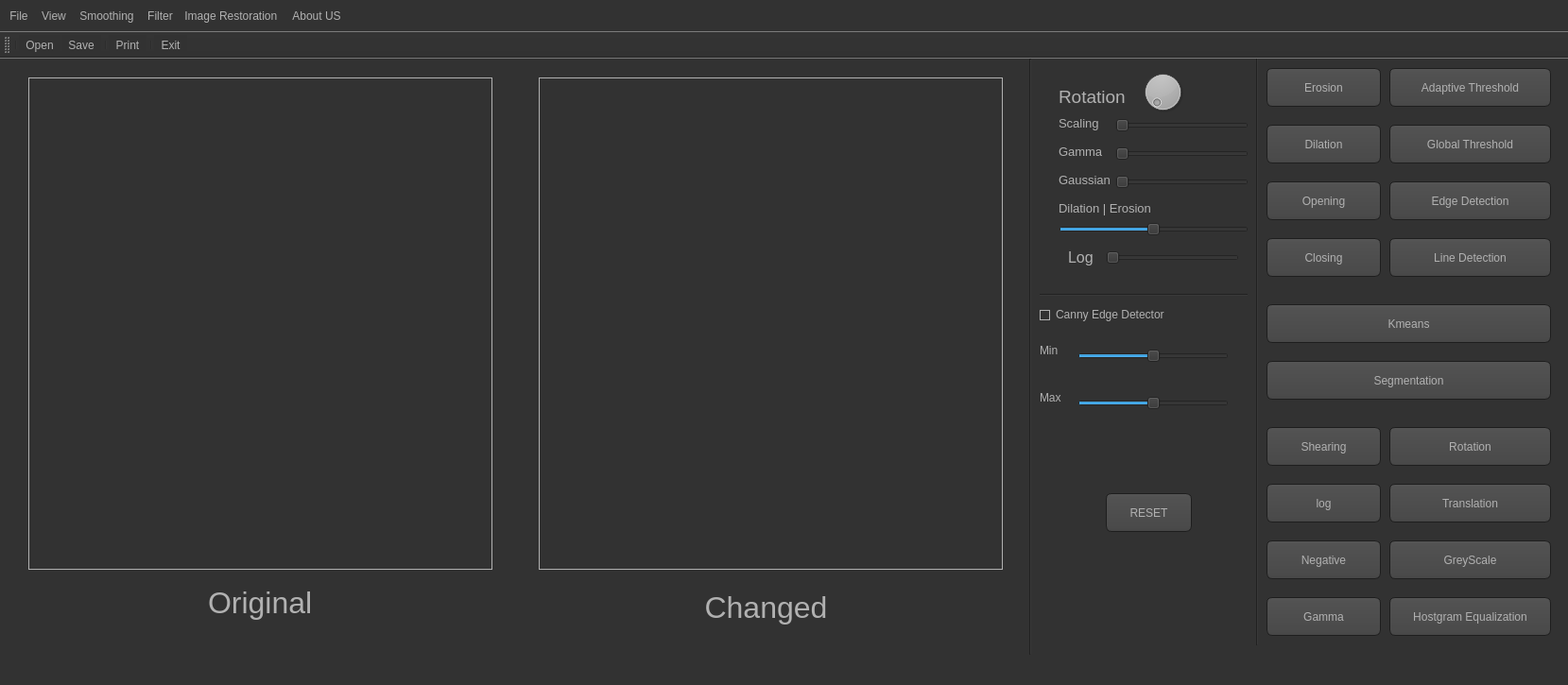
<?xml version="1.0" encoding="UTF-8"?>
<ui version="4.0">
 <class>MainWindow</class>
 <widget class="QMainWindow" name="MainWindow">
  <property name="geometry">
   <rect>
    <x>0</x>
    <y>0</y>
    <width>1659</width>
    <height>725</height>
   </rect>
  </property>
  <property name="windowTitle">
   <string>MainWindow</string>
  </property>
  <property name="styleSheet">
   <string notr="true">QToolTip
{
     border: 1px solid black;
     background-color: #ffa02f;
     padding: 1px;
     border-radius: 3px;
     opacity: 100;
}

QWidget
{
    color: #b1b1b1;
    background-color: #323232;
}

QWidget:item:hover
{
    background-color: QLinearGradient( x1: 0, y1: 0, x2: 0, y2: 1, stop: 0 #ffa02f, stop: 1 #ca0619);
    color: #000000;
}

QWidget:item:selected
{
    background-color: QLinearGradient( x1: 0, y1: 0, x2: 0, y2: 1, stop: 0 #ffa02f, stop: 1 #d7801a);
}

QMenuBar::item
{
    background: transparent;
}

QMenuBar::item:selected
{
    background: transparent;
    border: 1px solid #ffaa00;
}

QMenuBar::item:pressed
{
    background: #444;
    border: 1px solid #000;
    background-color: QLinearGradient(
        x1:0, y1:0,
        x2:0, y2:1,
        stop:1 #212121,
        stop:0.4 #343434/*,
        stop:0.2 #343434,
        stop:0.1 #ffaa00*/
    );
    margin-bottom:-1px;
    padding-bottom:1px;
}

QMenu
{
    border: 1px solid #000;
}

QMenu::item
{
    padding: 2px 20px 2px 20px;
}

QMenu::item:selected
{
    color: #000000;
}

QWidget:disabled
{
    color: #404040;
    background-color: #323232;
}

QAbstractItemView
{
    background-color: QLinearGradient( x1: 0, y1: 0, x2: 0, y2: 1, stop: 0 #4d4d4d, stop: 0.1 #646464, stop: 1 #5d5d5d);
}

QWidget:focus
{
    /*border: 2px solid QLinearGradient( x1: 0, y1: 0, x2: 0, y2: 1, stop: 0 #ffa02f, stop: 1 #d7801a);*/
}

QLineEdit
{
    background-color: QLinearGradient( x1: 0, y1: 0, x2: 0, y2: 1, stop: 0 #4d4d4d, stop: 0 #646464, stop: 1 #5d5d5d);
    padding: 1px;
    border-style: solid;
    border: 1px solid #1e1e1e;
    border-radius: 5;
}

QPushButton
{
    color: #b1b1b1;
    background-color: QLinearGradient( x1: 0, y1: 0, x2: 0, y2: 1, stop: 0 #565656, stop: 0.1 #525252, stop: 0.5 #4e4e4e, stop: 0.9 #4a4a4a, stop: 1 #464646);
    border-width: 1px;
    border-color: #1e1e1e;
    border-style: solid;
    border-radius: 6;
    padding: 3px;
    font-size: 12px;
    padding-left: 5px;
    padding-right: 5px;
}

QPushButton:pressed
{
    background-color: QLinearGradient( x1: 0, y1: 0, x2: 0, y2: 1, stop: 0 #2d2d2d, stop: 0.1 #2b2b2b, stop: 0.5 #292929, stop: 0.9 #282828, stop: 1 #252525);
}

QComboBox
{
    selection-background-color: #ffaa00;
    background-color: QLinearGradient( x1: 0, y1: 0, x2: 0, y2: 1, stop: 0 #565656, stop: 0.1 #525252, stop: 0.5 #4e4e4e, stop: 0.9 #4a4a4a, stop: 1 #464646);
    border-style: solid;
    border: 1px solid #1e1e1e;
    border-radius: 5;
}

QComboBox:hover,QPushButton:hover
{
    border: 2px solid QLinearGradient( x1: 0, y1: 0, x2: 0, y2: 1, stop: 0 #ffa02f, stop: 1 #d7801a);
}


QComboBox:on
{
    padding-top: 3px;
    padding-left: 4px;
    background-color: QLinearGradient( x1: 0, y1: 0, x2: 0, y2: 1, stop: 0 #2d2d2d, stop: 0.1 #2b2b2b, stop: 0.5 #292929, stop: 0.9 #282828, stop: 1 #252525);
    selection-background-color: #ffaa00;
}

QComboBox QAbstractItemView
{
    border: 2px solid darkgray;
    selection-background-color: QLinearGradient( x1: 0, y1: 0, x2: 0, y2: 1, stop: 0 #ffa02f, stop: 1 #d7801a);
}

QComboBox::drop-down
{
     subcontrol-origin: padding;
     subcontrol-position: top right;
     width: 15px;

     border-left-width: 0px;
     border-left-color: darkgray;
     border-left-style: solid; /* just a single line */
     border-top-right-radius: 3px; /* same radius as the QComboBox */
     border-bottom-right-radius: 3px;
 }

QComboBox::down-arrow
{
     image: url(:/down_arrow.png);
}

QGroupBox:focus
{
border: 2px solid QLinearGradient( x1: 0, y1: 0, x2: 0, y2: 1, stop: 0 #ffa02f, stop: 1 #d7801a);
}

QTextEdit:focus
{
    border: 2px solid QLinearGradient( x1: 0, y1: 0, x2: 0, y2: 1, stop: 0 #ffa02f, stop: 1 #d7801a);
}

QScrollBar:horizontal {
     border: 1px solid #222222;
     background: QLinearGradient( x1: 0, y1: 0, x2: 0, y2: 1, stop: 0.0 #121212, stop: 0.2 #282828, stop: 1 #484848);
     height: 7px;
     margin: 0px 16px 0 16px;
}

QScrollBar::handle:horizontal
{
      background: QLinearGradient( x1: 0, y1: 0, x2: 1, y2: 0, stop: 0 #ffa02f, stop: 0.5 #d7801a, stop: 1 #ffa02f);
      min-height: 20px;
      border-radius: 2px;
}

QScrollBar::add-line:horizontal {
      border: 1px solid #1b1b19;
      border-radius: 2px;
      background: QLinearGradient( x1: 0, y1: 0, x2: 1, y2: 0, stop: 0 #ffa02f, stop: 1 #d7801a);
      width: 14px;
      subcontrol-position: right;
      subcontrol-origin: margin;
}

QScrollBar::sub-line:horizontal {
      border: 1px solid #1b1b19;
      border-radius: 2px;
      background: QLinearGradient( x1: 0, y1: 0, x2: 1, y2: 0, stop: 0 #ffa02f, stop: 1 #d7801a);
      width: 14px;
     subcontrol-position: left;
     subcontrol-origin: margin;
}

QScrollBar::right-arrow:horizontal, QScrollBar::left-arrow:horizontal
{
      border: 1px solid black;
      width: 1px;
      height: 1px;
      background: white;
}

QScrollBar::add-page:horizontal, QScrollBar::sub-page:horizontal
{
      background: none;
}

QScrollBar:vertical
{
      background: QLinearGradient( x1: 0, y1: 0, x2: 1, y2: 0, stop: 0.0 #121212, stop: 0.2 #282828, stop: 1 #484848);
      width: 7px;
      margin: 16px 0 16px 0;
      border: 1px solid #222222;
}

QScrollBar::handle:vertical
{
      background: QLinearGradient( x1: 0, y1: 0, x2: 0, y2: 1, stop: 0 #ffa02f, stop: 0.5 #d7801a, stop: 1 #ffa02f);
      min-height: 20px;
      border-radius: 2px;
}

QScrollBar::add-line:vertical
{
      border: 1px solid #1b1b19;
      border-radius: 2px;
      background: QLinearGradient( x1: 0, y1: 0, x2: 0, y2: 1, stop: 0 #ffa02f, stop: 1 #d7801a);
      height: 14px;
      subcontrol-position: bottom;
      subcontrol-origin: margin;
}

QScrollBar::sub-line:vertical
{
      border: 1px solid #1b1b19;
      border-radius: 2px;
      background: QLinearGradient( x1: 0, y1: 0, x2: 0, y2: 1, stop: 0 #d7801a, stop: 1 #ffa02f);
      height: 14px;
      subcontrol-position: top;
      subcontrol-origin: margin;
}

QScrollBar::up-arrow:vertical, QScrollBar::down-arrow:vertical
{
      border: 1px solid black;
      width: 1px;
      height: 1px;
      background: white;
}


QScrollBar::add-page:vertical, QScrollBar::sub-page:vertical
{
      background: none;
}

QTextEdit
{
    background-color: #242424;
}

QPlainTextEdit
{
    background-color: #242424;
}

QHeaderView::section
{
    background-color: QLinearGradient(x1:0, y1:0, x2:0, y2:1, stop:0 #616161, stop: 0.5 #505050, stop: 0.6 #434343, stop:1 #656565);
    color: white;
    padding-left: 4px;
    border: 1px solid #6c6c6c;
}

QCheckBox:disabled
{
color: #414141;
}

QDockWidget::title
{
    text-align: center;
    spacing: 3px; /* spacing between items in the tool bar */
    background-color: QLinearGradient(x1:0, y1:0, x2:0, y2:1, stop:0 #323232, stop: 0.5 #242424, stop:1 #323232);
}

QDockWidget::close-button, QDockWidget::float-button
{
    text-align: center;
    spacing: 1px; /* spacing between items in the tool bar */
    background-color: QLinearGradient(x1:0, y1:0, x2:0, y2:1, stop:0 #323232, stop: 0.5 #242424, stop:1 #323232);
}

QDockWidget::close-button:hover, QDockWidget::float-button:hover
{
    background: #242424;
}

QDockWidget::close-button:pressed, QDockWidget::float-button:pressed
{
    padding: 1px -1px -1px 1px;
}

QMainWindow::separator
{
    background-color: QLinearGradient(x1:0, y1:0, x2:0, y2:1, stop:0 #161616, stop: 0.5 #151515, stop: 0.6 #212121, stop:1 #343434);
    color: white;
    padding-left: 4px;
    border: 1px solid #4c4c4c;
    spacing: 3px; /* spacing between items in the tool bar */
}

QMainWindow::separator:hover
{

    background-color: QLinearGradient(x1:0, y1:0, x2:0, y2:1, stop:0 #d7801a, stop:0.5 #b56c17 stop:1 #ffa02f);
    color: white;
    padding-left: 4px;
    border: 1px solid #6c6c6c;
    spacing: 3px; /* spacing between items in the tool bar */
}

QToolBar::handle
{
     spacing: 3px; /* spacing between items in the tool bar */
     background: url(:/images/handle.png);
}

QMenu::separator
{
    height: 2px;
    background-color: QLinearGradient(x1:0, y1:0, x2:0, y2:1, stop:0 #161616, stop: 0.5 #151515, stop: 0.6 #212121, stop:1 #343434);
    color: white;
    padding-left: 4px;
    margin-left: 10px;
    margin-right: 5px;
}

QProgressBar
{
    border: 2px solid grey;
    border-radius: 5px;
    text-align: center;
}

QProgressBar::chunk
{
    background-color: #d7801a;
    width: 2.15px;
    margin: 0.5px;
}

QTabBar::tab {
    color: #b1b1b1;
    border: 1px solid #444;
    border-bottom-style: none;
    background-color: #323232;
    padding-left: 10px;
    padding-right: 10px;
    padding-top: 3px;
    padding-bottom: 2px;
    margin-right: -1px;
}

QTabWidget::pane {
    border: 1px solid #444;
    top: 1px;
}

QTabBar::tab:last
{
    margin-right: 0; /* the last selected tab has nothing to overlap with on the right */
    border-top-right-radius: 3px;
}

QTabBar::tab:first:!selected
{
 margin-left: 0px; /* the last selected tab has nothing to overlap with on the right */


    border-top-left-radius: 3px;
}

QTabBar::tab:!selected
{
    color: #b1b1b1;
    border-bottom-style: solid;
    margin-top: 3px;
    background-color: QLinearGradient(x1:0, y1:0, x2:0, y2:1, stop:1 #212121, stop:.4 #343434);
}

QTabBar::tab:selected
{
    border-top-left-radius: 3px;
    border-top-right-radius: 3px;
    margin-bottom: 0px;
}

QTabBar::tab:!selected:hover
{
    /*border-top: 2px solid #ffaa00;
    padding-bottom: 3px;*/
    border-top-left-radius: 3px;
    border-top-right-radius: 3px;
    background-color: QLinearGradient(x1:0, y1:0, x2:0, y2:1, stop:1 #212121, stop:0.4 #343434, stop:0.2 #343434, stop:0.1 #ffaa00);
}

QRadioButton::indicator:checked, QRadioButton::indicator:unchecked{
    color: #b1b1b1;
    background-color: #323232;
    border: 1px solid #b1b1b1;
    border-radius: 6px;
}

QRadioButton::indicator:checked
{
    background-color: qradialgradient(
        cx: 0.5, cy: 0.5,
        fx: 0.5, fy: 0.5,
        radius: 1.0,
        stop: 0.25 #ffaa00,
        stop: 0.3 #323232
    );
}

QCheckBox::indicator{
    color: #b1b1b1;
    background-color: #323232;
    border: 1px solid #b1b1b1;
    width: 9px;
    height: 9px;
}

QRadioButton::indicator
{
    border-radius: 6px;
}

QRadioButton::indicator:hover, QCheckBox::indicator:hover
{
    border: 1px solid #ffaa00;
}

QCheckBox::indicator:checked
{
    image:url(:/images/checkbox.png);
}

QCheckBox::indicator:disabled, QRadioButton::indicator:disabled
{
    border: 1px solid #444;
}</string>
  </property>
  <widget class="QWidget" name="centralwidget">
   <widget class="QLabel" name="imgLabel">
    <property name="geometry">
     <rect>
      <x>30</x>
      <y>20</y>
      <width>491</width>
      <height>521</height>
     </rect>
    </property>
    <property name="frameShape">
     <enum>QFrame::Panel</enum>
    </property>
    <property name="frameShadow">
     <enum>QFrame::Plain</enum>
    </property>
    <property name="text">
     <string/>
    </property>
   </widget>
   <widget class="QLabel" name="imgLabel2">
    <property name="geometry">
     <rect>
      <x>570</x>
      <y>20</y>
      <width>491</width>
      <height>521</height>
     </rect>
    </property>
    <property name="frameShape">
     <enum>QFrame::Panel</enum>
    </property>
    <property name="frameShadow">
     <enum>QFrame::Plain</enum>
    </property>
    <property name="text">
     <string/>
    </property>
   </widget>
   <widget class="QDial" name="dial">
    <property name="geometry">
     <rect>
      <x>1190</x>
      <y>10</y>
      <width>81</width>
      <height>51</height>
     </rect>
    </property>
    <property name="font">
     <font>
      <pointsize>8</pointsize>
     </font>
    </property>
    <property name="maximum">
     <number>360</number>
    </property>
   </widget>
   <widget class="QLabel" name="label">
    <property name="geometry">
     <rect>
      <x>1120</x>
      <y>30</y>
      <width>71</width>
      <height>21</height>
     </rect>
    </property>
    <property name="font">
     <font>
      <pointsize>14</pointsize>
     </font>
    </property>
    <property name="text">
     <string>Rotation</string>
    </property>
   </widget>
   <widget class="QSlider" name="horizontalSlider">
    <property name="geometry">
     <rect>
      <x>1180</x>
      <y>90</y>
      <width>141</width>
      <height>22</height>
     </rect>
    </property>
    <property name="minimum">
     <number>5</number>
    </property>
    <property name="maximum">
     <number>20</number>
    </property>
    <property name="value">
     <number>5</number>
    </property>
    <property name="sliderPosition">
     <number>5</number>
    </property>
    <property name="orientation">
     <enum>Qt::Horizontal</enum>
    </property>
   </widget>
   <widget class="QLabel" name="label_2">
    <property name="geometry">
     <rect>
      <x>1120</x>
      <y>90</y>
      <width>55</width>
      <height>16</height>
     </rect>
    </property>
    <property name="font">
     <font>
      <pointsize>10</pointsize>
     </font>
    </property>
    <property name="text">
     <string>Gamma</string>
    </property>
   </widget>
   <widget class="Line" name="line_5">
    <property name="geometry">
     <rect>
      <x>1080</x>
      <y>0</y>
      <width>20</width>
      <height>631</height>
     </rect>
    </property>
    <property name="orientation">
     <enum>Qt::Vertical</enum>
    </property>
   </widget>
   <widget class="QSlider" name="size_Img">
    <property name="geometry">
     <rect>
      <x>1180</x>
      <y>60</y>
      <width>141</width>
      <height>22</height>
     </rect>
    </property>
    <property name="minimum">
     <number>1</number>
    </property>
    <property name="maximum">
     <number>10</number>
    </property>
    <property name="value">
     <number>1</number>
    </property>
    <property name="sliderPosition">
     <number>1</number>
    </property>
    <property name="orientation">
     <enum>Qt::Horizontal</enum>
    </property>
   </widget>
   <widget class="QLabel" name="label_3">
    <property name="geometry">
     <rect>
      <x>1120</x>
      <y>60</y>
      <width>55</width>
      <height>16</height>
     </rect>
    </property>
    <property name="font">
     <font>
      <pointsize>10</pointsize>
     </font>
    </property>
    <property name="text">
     <string>Scaling</string>
    </property>
   </widget>
   <widget class="QLabel" name="label_4">
    <property name="geometry">
     <rect>
      <x>1120</x>
      <y>120</y>
      <width>55</width>
      <height>16</height>
     </rect>
    </property>
    <property name="font">
     <font>
      <pointsize>10</pointsize>
     </font>
    </property>
    <property name="text">
     <string>Gaussian</string>
    </property>
   </widget>
   <widget class="QSlider" name="gaussian_QSlider">
    <property name="geometry">
     <rect>
      <x>1180</x>
      <y>120</y>
      <width>141</width>
      <height>22</height>
     </rect>
    </property>
    <property name="minimum">
     <number>0</number>
    </property>
    <property name="maximum">
     <number>4</number>
    </property>
    <property name="pageStep">
     <number>10</number>
    </property>
    <property name="value">
     <number>0</number>
    </property>
    <property name="sliderPosition">
     <number>0</number>
    </property>
    <property name="orientation">
     <enum>Qt::Horizontal</enum>
    </property>
   </widget>
   <widget class="QSlider" name="erosion">
    <property name="geometry">
     <rect>
      <x>1120</x>
      <y>170</y>
      <width>201</width>
      <height>22</height>
     </rect>
    </property>
    <property name="minimum">
     <number>-5</number>
    </property>
    <property name="maximum">
     <number>5</number>
    </property>
    <property name="value">
     <number>0</number>
    </property>
    <property name="sliderPosition">
     <number>0</number>
    </property>
    <property name="orientation">
     <enum>Qt::Horizontal</enum>
    </property>
   </widget>
   <widget class="QLabel" name="label_5">
    <property name="geometry">
     <rect>
      <x>1120</x>
      <y>150</y>
      <width>131</width>
      <height>16</height>
     </rect>
    </property>
    <property name="font">
     <font>
      <pointsize>10</pointsize>
     </font>
    </property>
    <property name="text">
     <string>Dilation | Erosion</string>
    </property>
   </widget>
   <widget class="QLabel" name="log">
    <property name="geometry">
     <rect>
      <x>1130</x>
      <y>200</y>
      <width>31</width>
      <height>21</height>
     </rect>
    </property>
    <property name="font">
     <font>
      <pointsize>12</pointsize>
     </font>
    </property>
    <property name="text">
     <string>Log</string>
    </property>
   </widget>
   <widget class="QSlider" name="Qlog">
    <property name="geometry">
     <rect>
      <x>1170</x>
      <y>200</y>
      <width>141</width>
      <height>22</height>
     </rect>
    </property>
    <property name="minimum">
     <number>2</number>
    </property>
    <property name="maximum">
     <number>4</number>
    </property>
    <property name="value">
     <number>2</number>
    </property>
    <property name="sliderPosition">
     <number>2</number>
    </property>
    <property name="orientation">
     <enum>Qt::Horizontal</enum>
    </property>
   </widget>
   <widget class="Line" name="line_4">
    <property name="geometry">
     <rect>
      <x>1100</x>
      <y>240</y>
      <width>221</width>
      <height>20</height>
     </rect>
    </property>
    <property name="orientation">
     <enum>Qt::Horizontal</enum>
    </property>
   </widget>
   <widget class="QLabel" name="label_6">
    <property name="geometry">
     <rect>
      <x>1100</x>
      <y>300</y>
      <width>31</width>
      <height>17</height>
     </rect>
    </property>
    <property name="text">
     <string>Min</string>
    </property>
   </widget>
   <widget class="QLabel" name="label_7">
    <property name="geometry">
     <rect>
      <x>1100</x>
      <y>350</y>
      <width>31</width>
      <height>17</height>
     </rect>
    </property>
    <property name="text">
     <string>Max</string>
    </property>
   </widget>
   <widget class="QCheckBox" name="canny">
    <property name="geometry">
     <rect>
      <x>1100</x>
      <y>260</y>
      <width>171</width>
      <height>22</height>
     </rect>
    </property>
    <property name="autoFillBackground">
     <bool>false</bool>
    </property>
    <property name="text">
     <string>Canny Edge Detector</string>
    </property>
    <property name="checkable">
     <bool>true</bool>
    </property>
    <property name="checked">
     <bool>false</bool>
    </property>
   </widget>
   <widget class="QSlider" name="canny_min">
    <property name="geometry">
     <rect>
      <x>1140</x>
      <y>300</y>
      <width>160</width>
      <height>29</height>
     </rect>
    </property>
    <property name="maximum">
     <number>200</number>
    </property>
    <property name="value">
     <number>100</number>
    </property>
    <property name="orientation">
     <enum>Qt::Horizontal</enum>
    </property>
   </widget>
   <widget class="QSlider" name="canny_max">
    <property name="geometry">
     <rect>
      <x>1140</x>
      <y>350</y>
      <width>160</width>
      <height>29</height>
     </rect>
    </property>
    <property name="maximum">
     <number>400</number>
    </property>
    <property name="value">
     <number>200</number>
    </property>
    <property name="orientation">
     <enum>Qt::Horizontal</enum>
    </property>
   </widget>
   <widget class="QPushButton" name="pushButton">
    <property name="geometry">
     <rect>
      <x>1170</x>
      <y>460</y>
      <width>91</width>
      <height>41</height>
     </rect>
    </property>
    <property name="focusPolicy">
     <enum>Qt::StrongFocus</enum>
    </property>
    <property name="text">
     <string>RESET</string>
    </property>
   </widget>
   <widget class="QLabel" name="label_9">
    <property name="geometry">
     <rect>
      <x>220</x>
      <y>550</y>
      <width>151</width>
      <height>51</height>
     </rect>
    </property>
    <property name="font">
     <font>
      <pointsize>24</pointsize>
     </font>
    </property>
    <property name="text">
     <string>Original</string>
    </property>
   </widget>
   <widget class="QLabel" name="lblText">
    <property name="geometry">
     <rect>
      <x>570</x>
      <y>550</y>
      <width>481</width>
      <height>61</height>
     </rect>
    </property>
    <property name="font">
     <font>
      <pointsize>24</pointsize>
     </font>
    </property>
    <property name="styleSheet">
     <string notr="true"/>
    </property>
    <property name="text">
     <string>Changed</string>
    </property>
    <property name="scaledContents">
     <bool>false</bool>
    </property>
    <property name="alignment">
     <set>Qt::AlignCenter</set>
    </property>
   </widget>
   <widget class="QPushButton" name="erosionbtn">
    <property name="geometry">
     <rect>
      <x>1340</x>
      <y>10</y>
      <width>121</width>
      <height>41</height>
     </rect>
    </property>
    <property name="text">
     <string>Erosion</string>
    </property>
   </widget>
   <widget class="QPushButton" name="dilationbtn">
    <property name="geometry">
     <rect>
      <x>1340</x>
      <y>70</y>
      <width>121</width>
      <height>41</height>
     </rect>
    </property>
    <property name="text">
     <string>Dilation</string>
    </property>
   </widget>
   <widget class="QPushButton" name="openingbtn">
    <property name="geometry">
     <rect>
      <x>1340</x>
      <y>130</y>
      <width>121</width>
      <height>41</height>
     </rect>
    </property>
    <property name="text">
     <string>Opening</string>
    </property>
   </widget>
   <widget class="QPushButton" name="closingbtn">
    <property name="geometry">
     <rect>
      <x>1340</x>
      <y>190</y>
      <width>121</width>
      <height>41</height>
     </rect>
    </property>
    <property name="text">
     <string>Closing</string>
    </property>
   </widget>
   <widget class="QPushButton" name="adaptivethresholdbtn">
    <property name="geometry">
     <rect>
      <x>1470</x>
      <y>10</y>
      <width>171</width>
      <height>41</height>
     </rect>
    </property>
    <property name="text">
     <string>Adaptive Threshold</string>
    </property>
   </widget>
   <widget class="QPushButton" name="edgdetectionbtn">
    <property name="geometry">
     <rect>
      <x>1470</x>
      <y>130</y>
      <width>171</width>
      <height>41</height>
     </rect>
    </property>
    <property name="text">
     <string>Edge Detection</string>
    </property>
   </widget>
   <widget class="QPushButton" name="globalthresholdbtn">
    <property name="geometry">
     <rect>
      <x>1470</x>
      <y>70</y>
      <width>171</width>
      <height>41</height>
     </rect>
    </property>
    <property name="text">
     <string>Global Threshold</string>
    </property>
   </widget>
   <widget class="QPushButton" name="kmeansbtn">
    <property name="geometry">
     <rect>
      <x>1340</x>
      <y>260</y>
      <width>301</width>
      <height>41</height>
     </rect>
    </property>
    <property name="text">
     <string>Kmeans</string>
    </property>
   </widget>
   <widget class="QPushButton" name="linedetectionbtn">
    <property name="geometry">
     <rect>
      <x>1470</x>
      <y>190</y>
      <width>171</width>
      <height>41</height>
     </rect>
    </property>
    <property name="text">
     <string>Line Detection</string>
    </property>
   </widget>
   <widget class="Line" name="line_6">
    <property name="geometry">
     <rect>
      <x>1320</x>
      <y>-10</y>
      <width>20</width>
      <height>631</height>
     </rect>
    </property>
    <property name="orientation">
     <enum>Qt::Vertical</enum>
    </property>
   </widget>
   <widget class="QPushButton" name="segmentationbtn">
    <property name="geometry">
     <rect>
      <x>1340</x>
      <y>320</y>
      <width>301</width>
      <height>41</height>
     </rect>
    </property>
    <property name="text">
     <string>Segmentation</string>
    </property>
   </widget>
   <widget class="QPushButton" name="hostgranequalizationbtn">
    <property name="geometry">
     <rect>
      <x>1470</x>
      <y>570</y>
      <width>171</width>
      <height>41</height>
     </rect>
    </property>
    <property name="text">
     <string>Hostgram Equalization</string>
    </property>
   </widget>
   <widget class="QPushButton" name="greyscalebtn">
    <property name="geometry">
     <rect>
      <x>1470</x>
      <y>510</y>
      <width>171</width>
      <height>41</height>
     </rect>
    </property>
    <property name="text">
     <string>GreyScale</string>
    </property>
   </widget>
   <widget class="QPushButton" name="shearingbtn">
    <property name="geometry">
     <rect>
      <x>1340</x>
      <y>390</y>
      <width>121</width>
      <height>41</height>
     </rect>
    </property>
    <property name="text">
     <string>Shearing</string>
    </property>
   </widget>
   <widget class="QPushButton" name="rotationbtn">
    <property name="geometry">
     <rect>
      <x>1470</x>
      <y>390</y>
      <width>171</width>
      <height>41</height>
     </rect>
    </property>
    <property name="text">
     <string>Rotation</string>
    </property>
   </widget>
   <widget class="QPushButton" name="translationbtn">
    <property name="geometry">
     <rect>
      <x>1470</x>
      <y>450</y>
      <width>171</width>
      <height>41</height>
     </rect>
    </property>
    <property name="text">
     <string>Translation</string>
    </property>
   </widget>
   <widget class="QPushButton" name="gammabtn">
    <property name="geometry">
     <rect>
      <x>1340</x>
      <y>570</y>
      <width>121</width>
      <height>41</height>
     </rect>
    </property>
    <property name="text">
     <string>Gamma</string>
    </property>
   </widget>
   <widget class="QPushButton" name="logbtn">
    <property name="geometry">
     <rect>
      <x>1340</x>
      <y>450</y>
      <width>121</width>
      <height>41</height>
     </rect>
    </property>
    <property name="text">
     <string>log</string>
    </property>
   </widget>
   <widget class="QPushButton" name="negativebtn">
    <property name="geometry">
     <rect>
      <x>1340</x>
      <y>510</y>
      <width>121</width>
      <height>41</height>
     </rect>
    </property>
    <property name="text">
     <string>Negative</string>
    </property>
   </widget>
  </widget>
  <widget class="QMenuBar" name="menubar">
   <property name="geometry">
    <rect>
     <x>0</x>
     <y>0</y>
     <width>1659</width>
     <height>46</height>
    </rect>
   </property>
   <widget class="QMenu" name="menuFile">
    <property name="title">
     <string>File</string>
    </property>
    <addaction name="actionOpen"/>
    <addaction name="actionSave"/>
    <addaction name="separator"/>
    <addaction name="actionPrint"/>
    <addaction name="separator"/>
    <addaction name="actionQuit"/>
   </widget>
   <widget class="QMenu" name="menuView">
    <property name="title">
     <string>View</string>
    </property>
    <addaction name="actionSmall"/>
    <addaction name="actionBig"/>
   </widget>
   <widget class="QMenu" name="menuAbout">
    <property name="title">
     <string>About US</string>
    </property>
    <addaction name="actionAuthor"/>
   </widget>
   <widget class="QMenu" name="menuType_Noise">
    <property name="title">
     <string>Image Restoration
</string>
    </property>
    <widget class="QMenu" name="menuType_Here">
     <property name="title">
      <string>Image Restoration 1
</string>
     </property>
     <addaction name="actionMedian_Filtering"/>
     <addaction name="actionAdaptive_Median_Filtering"/>
     <addaction name="actionAdaptive_Wiener_Filtering"/>
    </widget>
    <widget class="QMenu" name="menuImage_Restoration_2">
     <property name="title">
      <string>Image Restoration 2</string>
     </property>
     <addaction name="actionInverse_Filter"/>
    </widget>
    <addaction name="separator"/>
    <addaction name="menuType_Here"/>
    <addaction name="menuImage_Restoration_2"/>
   </widget>
   <widget class="QMenu" name="menuSmoothing">
    <property name="title">
     <string>Smoothing</string>
    </property>
    <addaction name="actionBlur"/>
    <addaction name="actionBox_Filter"/>
    <addaction name="actionMedian_Filter"/>
    <addaction name="actionGaussian_Filter"/>
   </widget>
   <widget class="QMenu" name="menuFilter">
    <property name="title">
     <string>Filter</string>
    </property>
    <addaction name="actionMedian_threshold_2"/>
    <addaction name="actionDirectional_Filtering_2"/>
    <addaction name="actionDirectional_Filtering_3"/>
    <addaction name="actionDirectional_Filtering_4"/>
   </widget>
   <addaction name="menuFile"/>
   <addaction name="menuView"/>
   <addaction name="menuSmoothing"/>
   <addaction name="menuFilter"/>
   <addaction name="menuType_Noise"/>
   <addaction name="menuAbout"/>
  </widget>
  <widget class="QStatusBar" name="statusbar"/>
  <widget class="QToolBar" name="toolBar">
   <property name="windowTitle">
    <string>toolBar</string>
   </property>
   <attribute name="toolBarArea">
    <enum>TopToolBarArea</enum>
   </attribute>
   <attribute name="toolBarBreak">
    <bool>false</bool>
   </attribute>
   <addaction name="separator"/>
   <addaction name="actionOpen"/>
   <addaction name="actionSave"/>
   <addaction name="separator"/>
   <addaction name="actionPrint"/>
   <addaction name="separator"/>
   <addaction name="actionQuit"/>
  </widget>
  <action name="actionOpen">
   <property name="icon">
    <iconset>
     <normaloff>icons/open.png</normaloff>icons/open.png</iconset>
   </property>
   <property name="text">
    <string>Open</string>
   </property>
  </action>
  <action name="actionSave">
   <property name="icon">
    <iconset>
     <normaloff>icons/save.png</normaloff>icons/save.png</iconset>
   </property>
   <property name="text">
    <string>Save</string>
   </property>
  </action>
  <action name="actionPrint">
   <property name="icon">
    <iconset>
     <normaloff>icons/print.png</normaloff>icons/print.png</iconset>
   </property>
   <property name="text">
    <string>Print</string>
   </property>
  </action>
  <action name="actionQuit">
   <property name="icon">
    <iconset>
     <normaloff>icons/Quit.png</normaloff>icons/Quit.png</iconset>
   </property>
   <property name="text">
    <string>Exit</string>
   </property>
  </action>
  <action name="actioAnhXam">
   <property name="text">
    <string>Graycsale</string>
   </property>
  </action>
  <action name="actionCanny">
   <property name="text">
    <string>Canny</string>
   </property>
  </action>
  <action name="actionNegative">
   <property name="text">
    <string>Negative</string>
   </property>
  </action>
  <action name="actionHistogram">
   <property name="text">
    <string>Histogram Equal</string>
   </property>
  </action>
  <action name="actionLog">
   <property name="text">
    <string>Log </string>
   </property>
  </action>
  <action name="actionGaussan">
   <property name="text">
    <string>Gaussan</string>
   </property>
  </action>
  <action name="actionHigh_Boost">
   <property name="text">
    <string>High Boost</string>
   </property>
  </action>
  <action name="actionLaplacian">
   <property name="text">
    <string>Laplacian</string>
   </property>
  </action>
  <action name="actionFilter_Average">
   <property name="text">
    <string>Median</string>
   </property>
  </action>
  <action name="actionUnsharp">
   <property name="text">
    <string>Unsharp</string>
   </property>
  </action>
  <action name="actionCh_ng_5">
   <property name="text">
    <string>Chương 5</string>
   </property>
  </action>
  <action name="actionTanSo">
   <property name="text">
    <string>Ảnh Miền Tần Số</string>
   </property>
  </action>
  <action name="actionIdeal_LPF">
   <property name="text">
    <string>Ideal LPF</string>
   </property>
  </action>
  <action name="actionButter_LPF">
   <property name="text">
    <string>Butterworth LPF</string>
   </property>
  </action>
  <action name="actionGaussian_LPF">
   <property name="text">
    <string>Gaussian LPF</string>
   </property>
  </action>
  <action name="actionIdeal_HPF">
   <property name="text">
    <string>Ideal HPF</string>
   </property>
  </action>
  <action name="actionButterworth_HPF">
   <property name="text">
    <string>Butterworth HPF</string>
   </property>
  </action>
  <action name="actionGaussian_HPF">
   <property name="text">
    <string>Gaussian HPF</string>
   </property>
  </action>
  <action name="actiondilate">
   <property name="text">
    <string>dilate</string>
   </property>
  </action>
  <action name="actionErode">
   <property name="text">
    <string>Erode</string>
   </property>
  </action>
  <action name="actionOpen_2">
   <property name="text">
    <string>Open</string>
   </property>
  </action>
  <action name="actionClose">
   <property name="text">
    <string>Close</string>
   </property>
  </action>
  <action name="actionHit_miss">
   <property name="text">
    <string>Hit-miss</string>
   </property>
  </action>
  <action name="actionDilate">
   <property name="text">
    <string>Dilate</string>
   </property>
  </action>
  <action name="actionMorboundary">
   <property name="text">
    <string>Morboundary</string>
   </property>
  </action>
  <action name="actionGradient">
   <property name="text">
    <string>Gradient</string>
   </property>
  </action>
  <action name="actionConvex">
   <property name="text">
    <string>Convex</string>
   </property>
  </action>
  <action name="actionx_direcction_Sobel">
   <property name="text">
    <string>Sobel X</string>
   </property>
  </action>
  <action name="actiony_direction_Sobel">
   <property name="text">
    <string>Sobel Y</string>
   </property>
  </action>
  <action name="actionLaplacian_2">
   <property name="text">
    <string>Sobel Laplacian</string>
   </property>
  </action>
  <action name="actionLaplacian_of_Gaussian">
   <property name="text">
    <string>Laplacian of Gaussian</string>
   </property>
  </action>
  <action name="actionHough">
   <property name="text">
    <string>Hough</string>
   </property>
  </action>
  <action name="actionSmall">
   <property name="text">
    <string>Zoom in</string>
   </property>
  </action>
  <action name="actionRotation">
   <property name="text">
    <string>Rotation</string>
   </property>
  </action>
  <action name="actionAffine">
   <property name="text">
    <string>Shearing</string>
   </property>
  </action>
  <action name="actionGamma">
   <property name="text">
    <string>Gamma</string>
   </property>
  </action>
  <action name="actionBig">
   <property name="text">
    <string>Zoom out</string>
   </property>
  </action>
  <action name="actionQt">
   <property name="text">
    <string>About Qt</string>
   </property>
  </action>
  <action name="actionAuthor">
   <property name="text">
    <string>Developer</string>
   </property>
  </action>
  <action name="actionTranslation">
   <property name="text">
    <string>Translation</string>
   </property>
  </action>
  <action name="actionGaussian">
   <property name="text">
    <string>Gaussian</string>
   </property>
  </action>
  <action name="actionRayleigh">
   <property name="text">
    <string>Rayleigh</string>
   </property>
  </action>
  <action name="actionImpluse">
   <property name="text">
    <string>Impluse</string>
   </property>
  </action>
  <action name="actionUniform">
   <property name="text">
    <string>Uniform</string>
   </property>
  </action>
  <action name="actionErlang">
   <property name="text">
    <string>Erlang</string>
   </property>
  </action>
  <action name="actionHistogram_PDF">
   <property name="text">
    <string>Histogram PDF</string>
   </property>
  </action>
  <action name="actionDetecion">
   <property name="text">
    <string>HoughLines</string>
   </property>
  </action>
  <action name="actionHoughLines">
   <property name="text">
    <string>HoughLines</string>
   </property>
  </action>
  <action name="actionSHT">
   <property name="text">
    <string> Standard Hough Transform</string>
   </property>
  </action>
  <action name="actionMedian_Filtering">
   <property name="text">
    <string>Median Filtering</string>
   </property>
  </action>
  <action name="actionAdaptive_Wiener_Filtering">
   <property name="text">
    <string>Adaptive Wiener Filtering</string>
   </property>
  </action>
  <action name="actionAdaptive_Median_Filtering">
   <property name="text">
    <string>Adaptive Median Filtering</string>
   </property>
  </action>
  <action name="actionInverse_Filter">
   <property name="text">
    <string>Inverse Filter </string>
   </property>
  </action>
  <action name="actionBlur">
   <property name="text">
    <string>Blur</string>
   </property>
  </action>
  <action name="actionBox_Filter">
   <property name="text">
    <string>Box Filter</string>
   </property>
  </action>
  <action name="actionMedian_Filter">
   <property name="text">
    <string>Median Filter</string>
   </property>
  </action>
  <action name="actionBilateral_Filter">
   <property name="text">
    <string>Bilateral Filter</string>
   </property>
  </action>
  <action name="actionGaussian_Filter">
   <property name="text">
    <string>Gaussian Filter</string>
   </property>
  </action>
  <action name="actionDirectional_Filtering">
   <property name="text">
    <string>Directional Filtering</string>
   </property>
  </action>
  <action name="actionMedian_threshold">
   <property name="text">
    <string>Median threshold</string>
   </property>
  </action>
  <action name="actionMedian_threshold_2">
   <property name="text">
    <string>Median threshold</string>
   </property>
  </action>
  <action name="actionDirectional_Filtering_2">
   <property name="text">
    <string>Directional Filtering</string>
   </property>
  </action>
  <action name="action_Butterworth">
   <property name="text">
    <string>Butterworth Filter</string>
   </property>
  </action>
  <action name="action_Notch_filter">
   <property name="text">
    <string>Notch Filter</string>
   </property>
  </action>
  <action name="actionCartoon">
   <property name="text">
    <string>Cartoon</string>
   </property>
  </action>
  <action name="actionDirectional_Filtering_3">
   <property name="text">
    <string>Directional Filtering 2</string>
   </property>
  </action>
  <action name="actionDirectional_Filtering_4">
   <property name="text">
    <string>Directional Filtering 3</string>
   </property>
  </action>
 </widget>
 <resources/>
 <connections/>
</ui>
